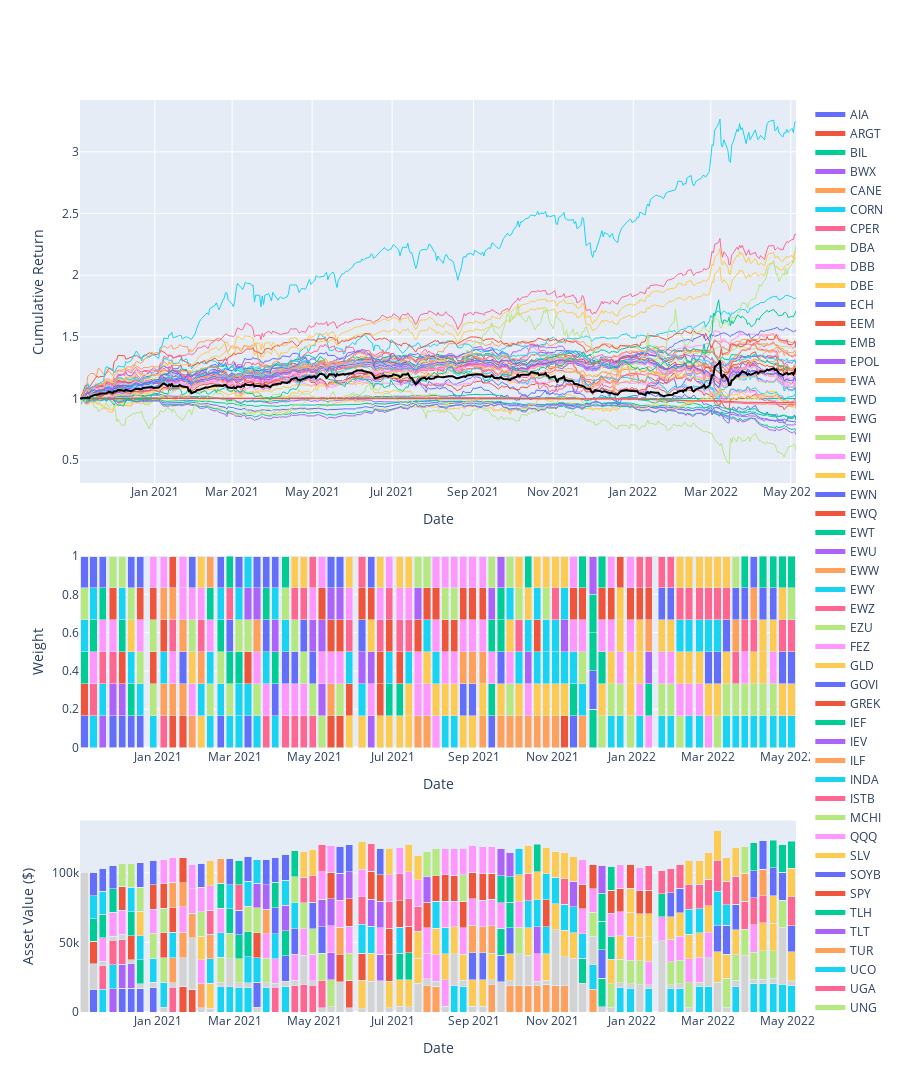

Notebook cell for this chart:
### Code cell
strategy_images_path = os.path.join(test_images_path, analyze_strategy)
os.makedirs(strategy_images_path, exist_ok=True)

strategy_returns = test_results.strategies[analyze_strategy].get_datasets_returns(dataset_names=[dataset_name])
strategy_cum_returns = (1 + strategy_returns).cumprod()

datasets_info = test_results.datasets
dataset_data = test_results.get_datasets_data(datasets_filter_list=[dataset_name],column="adjusted")
portfolio_data = test_results.strategies[analyze_strategy].datasets[dataset_name].get_asset_values('portfolio')
portfolio_value_history = portfolio_data['portfolio_value']
dataset_adjusted = pd.DataFrame(dataset_data.get(dataset_name)).pct_change().cumsum() + 1
start_date = datasets_info[dataset_name]['start_date']
end_date = datasets_info[dataset_name]['end_date']

datasets_weights = test_results.strategies[analyze_strategy].get_datasets_weights()
wdf = datasets_weights.get(dataset_name)
asset_value_history = pd.DataFrame(test_results.strategies[analyze_strategy].datasets[dataset_name].get_asset_values('values'))
asset_value_history['Cash'] = portfolio_data['cash']

# Create subplots
fig = make_subplots(
    rows=3, cols=1,
    specs=[[{"type": "scatter"}], [{"type": "bar"}], [{"type": "bar"}]],
    vertical_spacing=0.08,
    row_heights=[0.5, 0.25, 0.25]
)

colors = px.colors.qualitative.Plotly

# Subplot 1: Cumulative Returns
x_dates = dataset_adjusted.index
sorted_cols = sorted(dataset_adjusted.columns)
ncols_total = len(sorted_cols)
color_cycle_main = list(np.tile(colors, int(np.ceil(ncols_total / len(colors)))))[:ncols_total]

for i, col in enumerate(sorted_cols):
    fig.add_trace(go.Scatter(
        x=x_dates,
        y=dataset_adjusted[col],
        mode='lines',
        name=col,
        line=dict(width=1, color=color_cycle_main[i]),
        hovertemplate=f"{col}<br>Date: %{{x}}<br>Cumulative Return: %{{y:.4f}}<extra></extra>",
        legendgroup=col,
        showlegend=True
    ), row=1, col=1)

#fig.add_trace(go.Scatter(
#    x=portfolio_value_history.index,
#    y=portfolio_value_history.values / portfolio_value_history.values[0],
#    mode='lines',
#    name='Portfolio Value',
#    line=dict(color='red', width=2),
#    hovertemplate="Portfolio Value<br>Date: %{x}<br>Normalized Value: %{y:.4f}<extra></extra>",
#    legendgroup='Portfolio Value',
#    showlegend=True
#), row=1, col=1)
fig.add_trace(go.Scatter(
    x=x_dates,
    y=strategy_cum_returns[dataset_name],
    mode='lines',
    name='Total',
    line=dict(color='black', width=2),
    hovertemplate="Total<br>Date: %{x}<br>Cumulative Return: %{y:.4f}<extra></extra>"
))
# Subplot 2: Weights
if wdf is not None and not wdf.empty:
    sorted_weight_cols = sorted(wdf.columns)
    
    for col_name in sorted_weight_cols:
        # Find matching color from sorted_cols
        if col_name in sorted_cols:
            col_idx = sorted_cols.index(col_name)
            bar_color = color_cycle_main[col_idx]
        else:
            bar_color = 'gray'
        
        fig.add_trace(go.Bar(
            x=wdf.index,
            y=wdf[col_name],
            name=col_name,
            marker_color=bar_color,
            hovertemplate=f"{col_name}<br>Date: %{{x}}<br>Weight: %{{y:.6f}}<extra></extra>",
            legendgroup=col_name,
            showlegend=False
        ), row=2, col=1)

# Subplot 3: Asset Values
sorted_asset_cols = sorted(asset_value_history.columns)

for col_name in sorted_asset_cols:
    # Find matching color from sorted_cols or use special color for Cash
    if col_name == 'Cash':
        bar_color = 'lightgray'
        legend_group = 'Cash'
    elif col_name in sorted_cols:
        col_idx = sorted_cols.index(col_name)
        bar_color = color_cycle_main[col_idx]
        legend_group = col_name
    else:
        bar_color = 'gray'
        legend_group = col_name
    
    fig.add_trace(go.Bar(
        x=asset_value_history.index,
        y=asset_value_history[col_name],
        name=col_name,
        marker_color=bar_color,
        hovertemplate=f"{col_name}<br>Date: %{{x}}<br>Value: %{{y:.2f}}<extra></extra>",
        legendgroup=legend_group,
        showlegend=False
    ), row=3, col=1)

fig.update_xaxes(title_text='Date', row=1, col=1)
fig.update_xaxes(title_text='Date', row=2, col=1)
fig.update_xaxes(title_text='Date', row=3, col=1)
fig.update_yaxes(title_text='Cumulative Return', row=1, col=1)
fig.update_yaxes(title_text='Weight', range=[0, 1], row=2, col=1)
fig.update_yaxes(title_text='Asset Value ($)', row=3, col=1)

fig.update_layout(
    barmode='stack',
    height=1300,
    showlegend=True,
    legend=dict(
        orientation="v", 
        yanchor="top", 
        y=1, 
        xanchor="left", 
        x=1.02,
        itemsizing='constant',
        tracegroupgap=0
    )
)

pyoff.iplot(fig)
